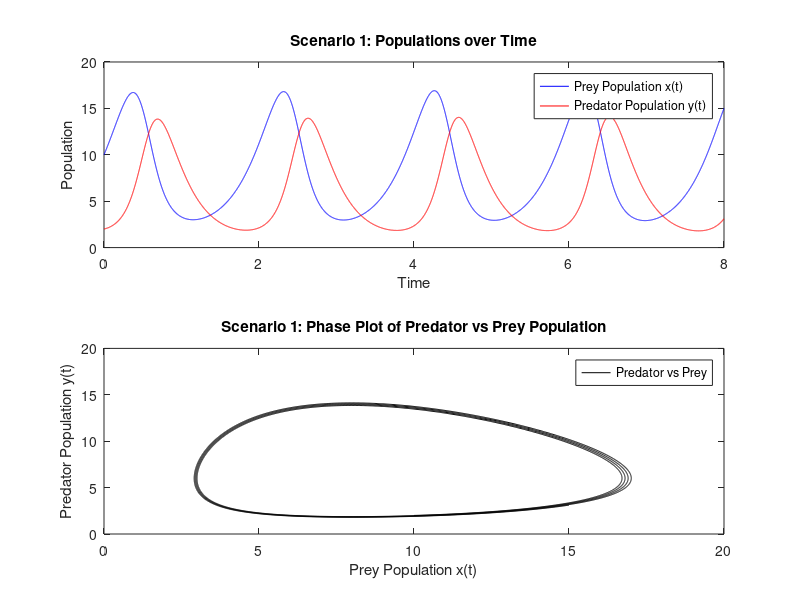
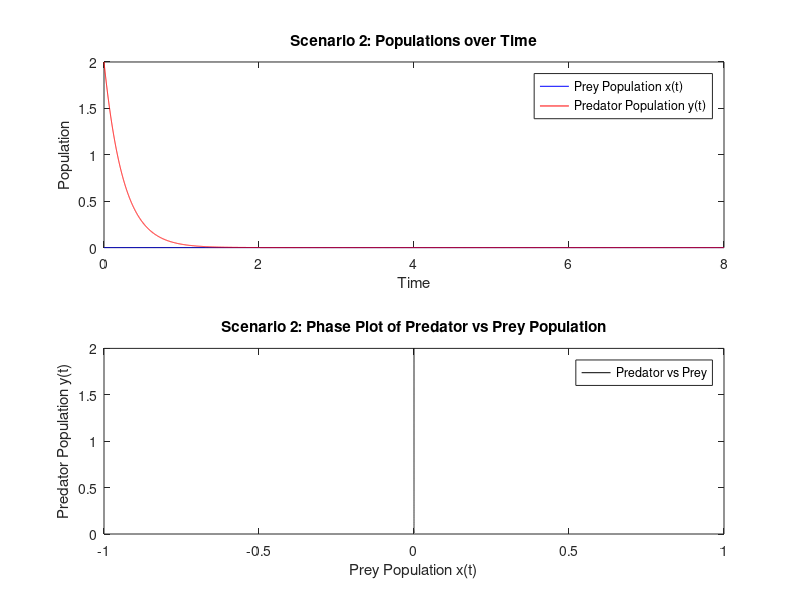
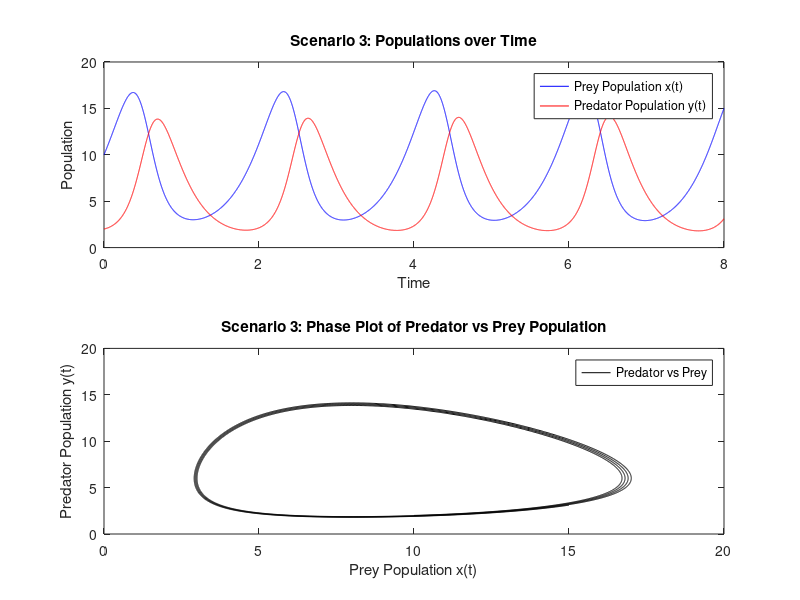
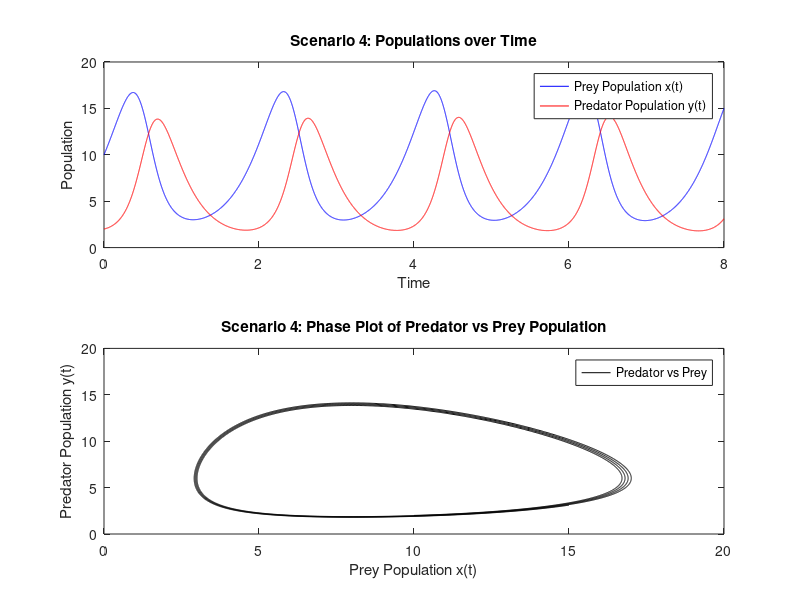

These figures' MATLAB source, in order:
% Define common parameters
t0 = 0;      % Initial time
T = 8;       % Final time
N = 10000;   % Number of steps
h = (T - t0) / N;  % Step size
t = linspace(t0, T, N+1); % Time array

% Array to store results
results = cell(4, 1);

scenarios = {
    [10, 2, 3, 0.5, 4, 0.5],   % Scenario 1
    [0, 2, 3, 0.5, 4, 0.5],   % Scenario 2
    [10, 2, 3, 0.5, 4, 0.5],     % Scenario 3
    [10, 2, 3, 0.5, 4, 0.5]    % Scenario 4
};
% Loop over each scenario
for i = 1:4
    % Extract parameters for this scenario
    x0 = scenarios{i}(1);
    y0 = scenarios{i}(2);
    a = scenarios{i}(3);
    b = scenarios{i}(4);
    c = scenarios{i}(5);
    d = scenarios{i}(6);
    
    % Initialize populations
    x = zeros(1, N+1);
    y = zeros(1, N+1);
    x(1) = x0;
    y(1) = y0;
    
    % Euler method iteration
    for n = 1:N
        x(n+1) = x(n) + h * x(n) * (a - b * y(n));  % Update prey
        y(n+1) = y(n) + h * y(n) * (d * x(n) - c);  % Update predator
    end
    
    % Store results for this scenario
    results{i} = struct('t', t, 'x', x, 'y', y, 'a', a, 'b', b, 'c', c, 'd', d);
    
    % Plot results
    figure;
    subplot(2,1,1);
    plot(t, x, 'b', 'DisplayName', 'Prey Population x(t)');
    hold on;
    plot(t, y, 'r', 'DisplayName', 'Predator Population y(t)');
    xlabel('Time');
    ylabel('Population');
    legend;
    title(sprintf('Scenario %d: Populations over Time', i));
    
    subplot(2,1,2);
    plot(x, y, 'k', 'DisplayName', 'Predator vs Prey');
    xlabel('Prey Population x(t)');
    ylabel('Predator Population y(t)');
    legend;
    title(sprintf('Scenario %d: Phase Plot of Predator vs Prey Population', i));
end
